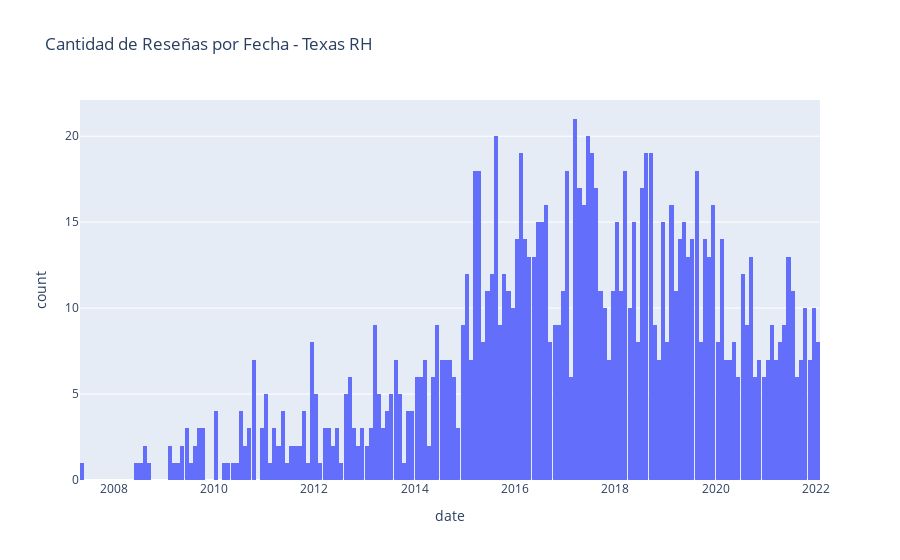

Notebook cell for this chart:
### Code cell
fig = px.histogram(df_texasroadhouse_review, x='date', nbins=200, title='Cantidad de Reseñas por Fecha - Texas RH')
fig.show()

### Figure 1 — Plotly figure (JSON) as saved in the notebook; plotly's stock layout.template omitted (floating-point values rounded to 4 significant figures; data arrays with more than 128 entries replaced by an {"elided": "..."} marker saying what was removed)
{"data": [{"alignmentgroup": "True", "bingroup": "x", "hovertemplate": "date=%{x}<br>count=%{y}<extra></extra>", "legendgroup": "", "marker": {"color": "#636efa", "pattern": {"shape": ""}}, "name": "", "nbinsx": 200, "offsetgroup": "", "orientation": "v", "showlegend": false, "type": "histogram", "x": {"elided": "1265 str values"}, "xaxis": "x", "yaxis": "y"}], "layout": {"barmode": "relative", "legend": {"tracegroupgap": 0}, "title": {"text": "Cantidad de Reseñas por Fecha - Texas RH"}, "xaxis": {"anchor": "y", "domain": [0, 1], "title": {"text": "date"}}, "yaxis": {"anchor": "x", "domain": [0, 1], "title": {"text": "count"}}}}
